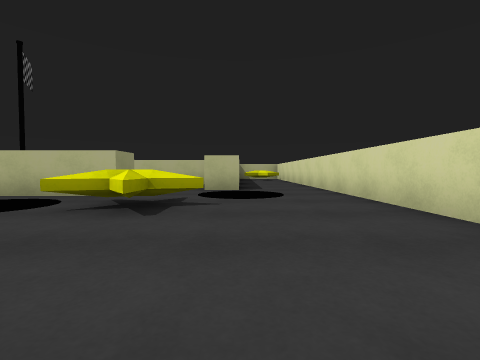
View 1 (above)

16 first-person views from a walk through a scene from a Unity 3-D project. The camera is 0.55 m above the floor, tilts 2° down and sees 85° across. The floor is counted in squares, 1 m on a side. Each view is taken from the middle of a square. On the plan, view 1 faces up. The plan holds only what a view shows up to about 9 squares ahead; the rest is blank. The player character is not drawn.

View 2
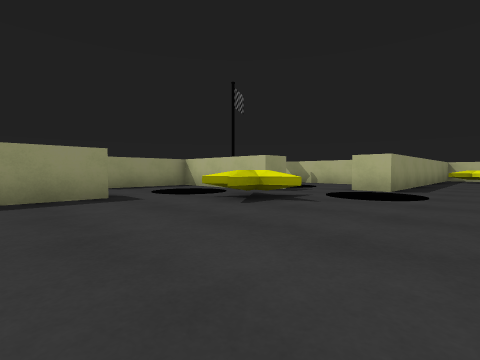

View 3
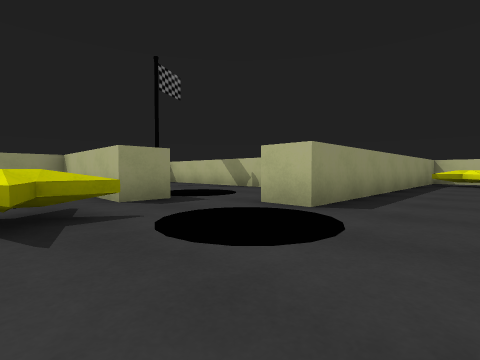

View 4
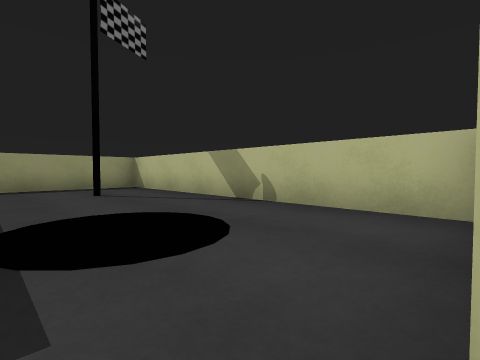

View 5
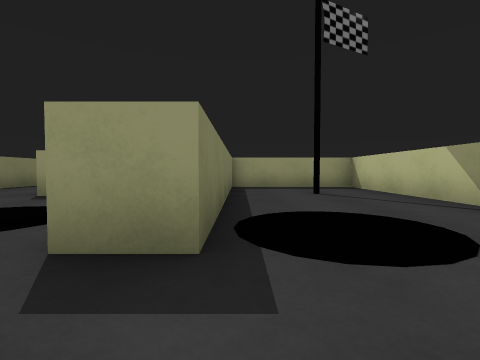

View 6
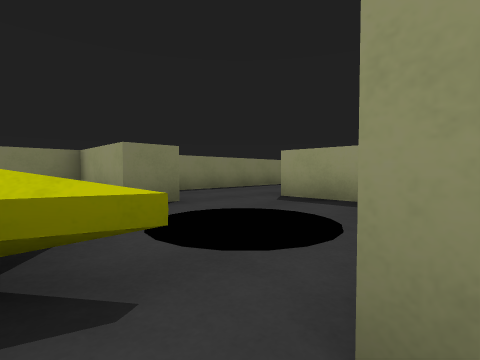

View 7
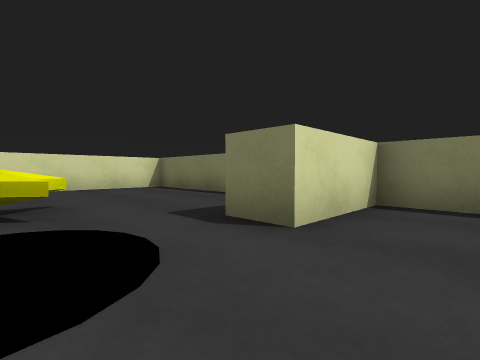

View 8
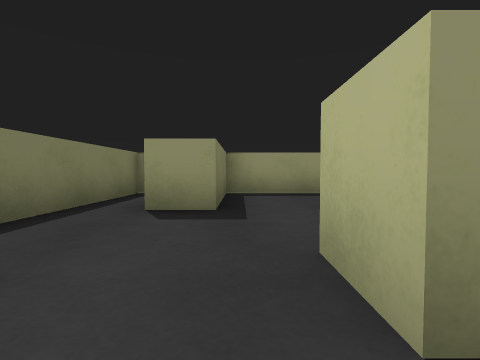

View 9
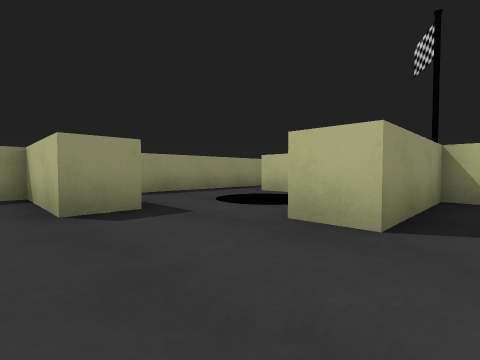

View 10
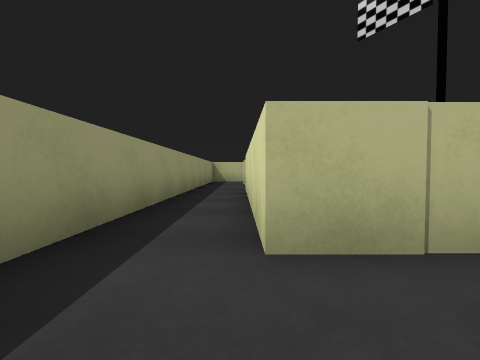

View 11
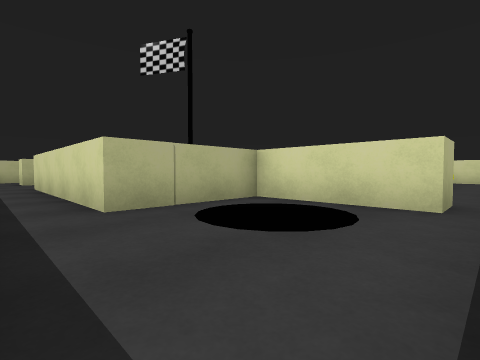

View 12
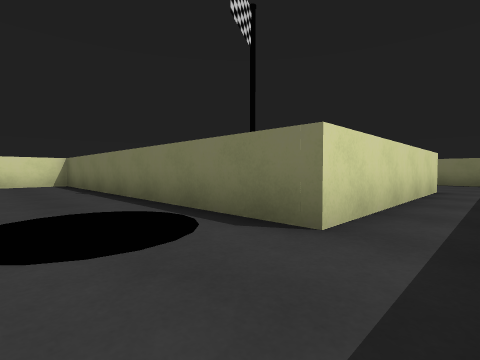

View 13
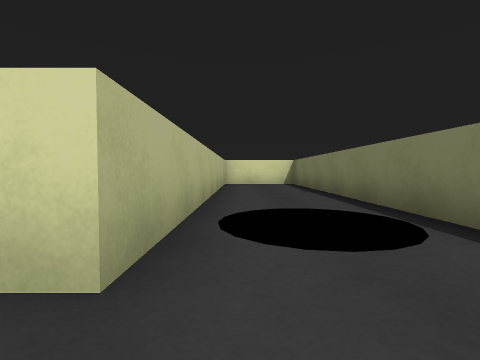

View 14
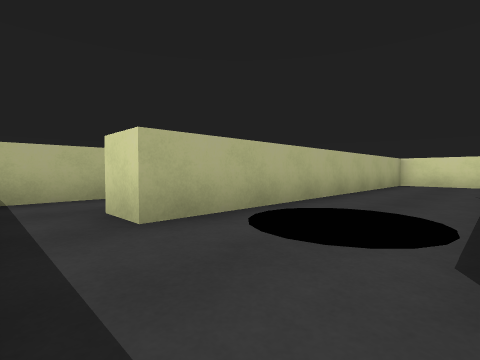

View 15
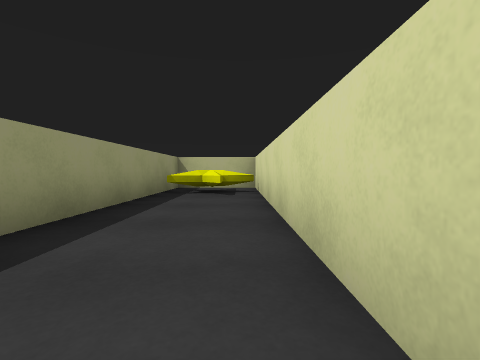

View 16
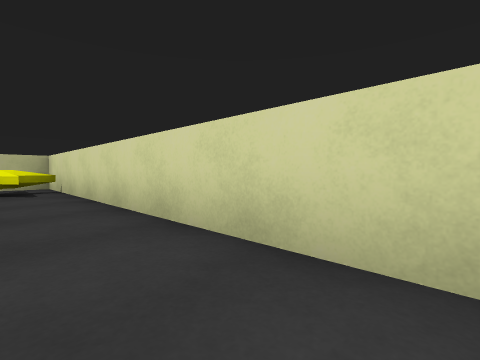

### Floor plan
Key: @ floor where view 1 was taken; # wall or solid block; . floor; F flag; S star; O other object.
Columns run from 13 left of view 1 to 3 right of it. Each row starts with its distance up from view 1.
 18  ###         ####
 17  ...         #..#
 16  ..          #.S#
 15  ..###########..#
 14  ..OO.......##..#
 13 #..OO.......##..#
 12 #..###########..#
 11 #.############..#
 10 #.##........ #..#
  9 #.##..F..... #..#
  8 #.##.....OO.##..#
  7 #.##.....OO..O..#
  6 #.#########.O O.#
  5 #...O##..O...O..#
  4 #..OO##.O O.S...#
  3 #...O##..O......#
  2 #...............#
  1 ####.....#......#
  0 #........#...@..#
 -1 #################

Positions as (right, up) in squares from view 1, and headings:
1: (0, 0), facing up
2: (2, 0), facing up-left
3: (2, 4), facing up-left
4: (-1, 7), facing up-left
5: (-1, 7), facing left
6: (-2, 6), facing down-left
7: (-6, 4), facing down-right
8: (-6, 2), facing left
9: (-6, 0), facing up-left
10: (-11, 4), facing up
11: (-12, 2), facing up-right
12: (-12, 14), facing down-right
13: (-12, 14), facing right
14: (-12, 12), facing up-right
15: (2, 9), facing up
16: (1, 8), facing up-right
